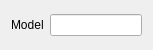
<?xml version="1.0" encoding="UTF-8"?>
<ui version="4.0">
 <class>Collision</class>
 <widget class="QWidget" name="Collision">
  <property name="geometry">
   <rect>
    <x>0</x>
    <y>0</y>
    <width>153</width>
    <height>50</height>
   </rect>
  </property>
  <property name="maximumSize">
   <size>
    <width>16777215</width>
    <height>50</height>
   </size>
  </property>
  <property name="windowTitle">
   <string>Collision</string>
  </property>
  <layout class="QGridLayout" name="gridLayout">
   <item row="0" column="0">
    <widget class="QLabel" name="label">
     <property name="text">
      <string>Model</string>
     </property>
    </widget>
   </item>
   <item row="0" column="1">
    <widget class="QLineEdit" name="lineEdit"/>
   </item>
  </layout>
 </widget>
 <resources/>
 <connections/>
</ui>
